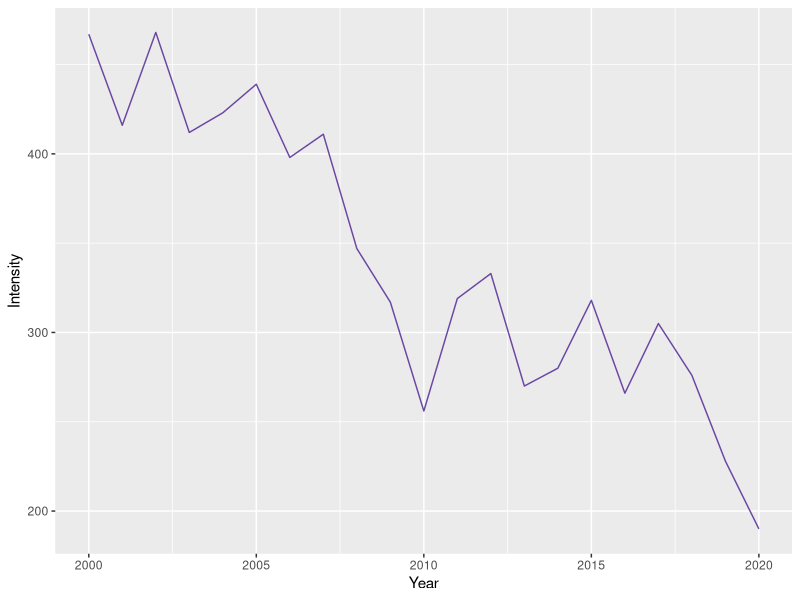
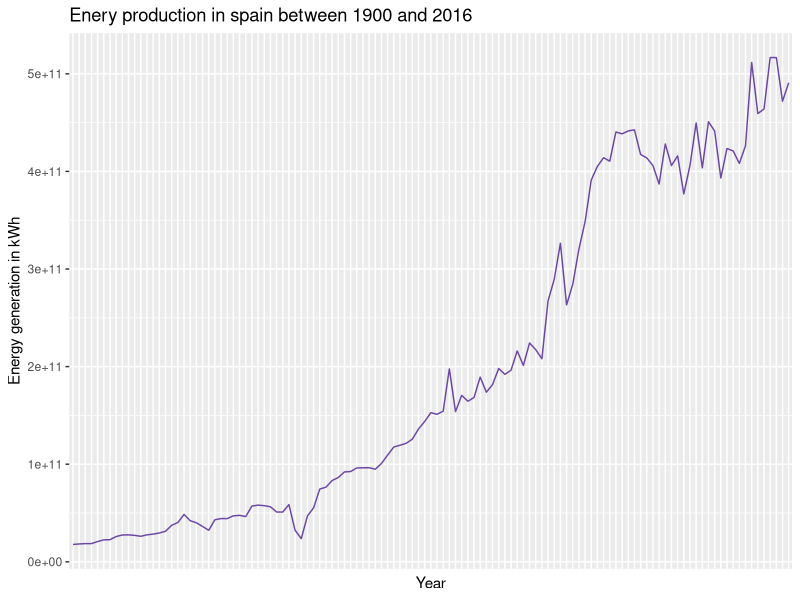
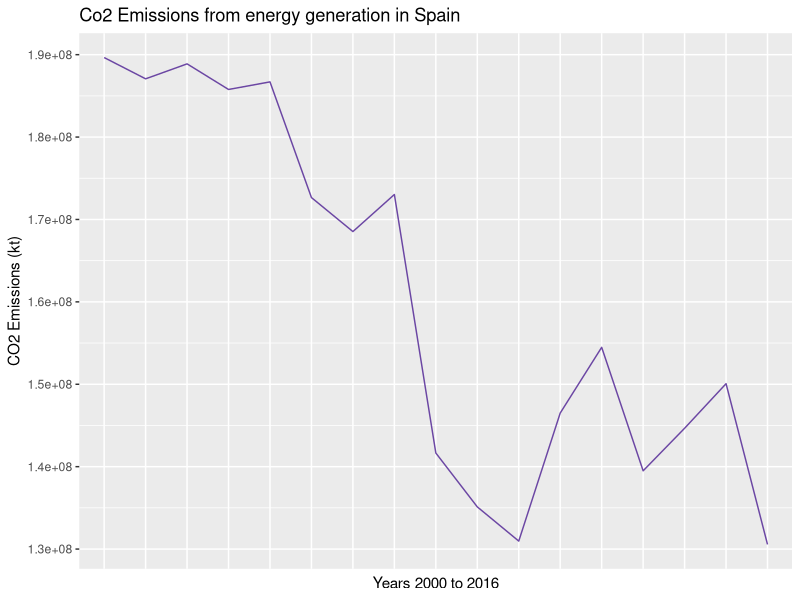

Generate these figures, in order, with R:
## ---- chunk 1
library(tidyverse)
library(ggplot2)
## ---- chunk 2
carbonIntensity <- read.csv('./Data sets/carbon-intensity-electricity.csv') %>% filter(Code == 'ESP')
oilPrice <- read.csv('./Data sets/Europe_Brent_Spot_Price_FOB.csv', skip=4)
shareOfElecBySource <- read.csv('./Data sets/share-elec-by-source.csv') %>% filter(Code == 'ESP') %>% mutate(Year = as.character(Year))
spanishElecPrices <- read.csv('./Data sets/Electricity_prices_spain.csv') %>% filter(TAX == "All taxes and levies included", CURRENCY == "Euro")
energyGeneration <- read.csv('./Data sets/Primary Energy Production.csv')

names(energyGeneration)[names(energyGeneration) == "ï..Year"] <- "Year"

energyGeneration
## ---- chunk 3
ggplot(carbonIntensity) +
  geom_line(aes(y = Intensity, x = Year), color="#4B1D91CC")
## ---- chunk 4
ggplot(energyGeneration) +
  geom_line(aes(y = Spain, x = Year, group = 1), color="#4B1D91CC") +
  theme(axis.text.x = element_blank(), axis.ticks.x = element_blank()) +
  ylab("Energy generation in kWh") + xlab("Year") + ggtitle("Enery production in spain between 1900 and 2016")
## ---- chunk 5
co2EmissionsFromEnergy <- data.frame(energyGeneration %>% filter(Year > 2000))

co2EmissionsFromEnergy <- co2EmissionsFromEnergy %>% mutate(Emissions = 0)

for (i in 1:nrow(co2EmissionsFromEnergy)) {
  co2EmissionsFromEnergy[i,] %<>%
    filter(Year == co2EmissionsFromEnergy[i,]$Year) %>%
    mutate(Emissions = (Spain * carbonIntensity[i,]$Intensity)/1000000)
}

co2EmissionsFromEnergy
## ---- chunk 6
ggplot(co2EmissionsFromEnergy) +
  geom_line(aes(y = Emissions, x = Year, group = 1), color="#4B1D91CC") +
  theme(axis.text.x = element_blank(), axis.ticks.x = element_blank()) +
  ylab("CO2 Emissions (kt)") + xlab("Years 2000 to 2016") + ggtitle("Co2 Emissions from energy generation in Spain")
